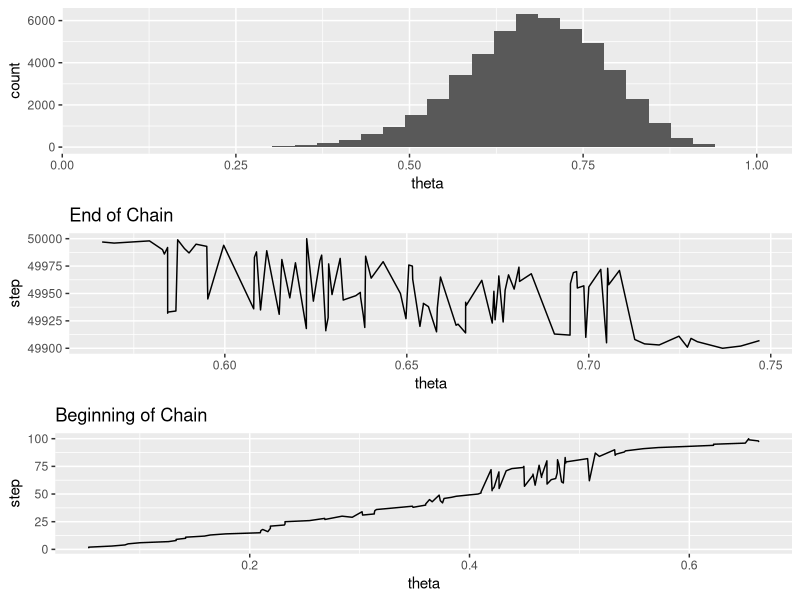

Generate this figure with R: (Note: this script raises an error after producing the figure.)
## ---- chunk 1
library(ggplot2)
library(gridExtra)
## ---- chunk 2
coinMetro = function(iters, sig, z, N) {
    theta = 0.05
    numAccept = 0
    thetaVec = rep(0, iters)
    for (i in 1:iters) {
        delta = rnorm(1, mean = 0, sd = sig)
        propose = theta + delta
        if (propose > 0 & propose < 1) {
            lpropose = dbinom(z, N, propose) * dbeta(propose, 1, 1)
            lcurrent = dbinom(z, N, theta) * dbeta(theta, 1, 1)
            pmove = min(1, lpropose/lcurrent)
            coin = runif(1)
            if (coin < pmove) {
                numAccept = numAccept + 1
                theta = propose
            }
        } 
        thetaVec[i] = theta
    }
    cat("Percent accepted:", numAccept/iters)
    df = data.frame(step=1:50000, theta=thetaVec)
    p1 = ggplot(data = df, aes(x=theta)) + geom_histogram() +
        ggtitle(cat("Proposal Sigma:", sig))
    endChain = df[49900:50000, ]
    beginChain = df[1:100, ]
    p2 = ggplot(data=endChain, aes(x=theta, y=step)) + geom_line() +
        ggtitle("End of Chain")
    p3 = ggplot(data = beginChain, aes(x=theta, y=step)) + geom_line()+
        ggtitle("Beginning of Chain")
    grid.arrange(p1, p2, p3, ncol=1)
}
coinMetro(50000, 0.02, 14, 20)
## ---- chunk 3
#function from - 1 to +1
f = function(x) {
    if (x > 1 || x < -1) {
        return(0)
    } else {
    return(-x^2 + 1)
    }
}
x = seq(-1, 1, 0.001)
plot(x, f(x), type = "l")
## ---- chunk 4
fgraph = function(num, den) {
    xs = seq(0, 5, 0.001)
    ys = df(xs, df1=num, df2 = den)
    data = data.frame(x=xs, y=ys)
    ggplot(data, aes(x=x, y=y)) + geom_line()
}
fgraph(40, 20)
## ---- chunk 5
current = 0.5
results = rep(NA, 10000)
for (i in 1:10000) {
    propose = rf(1, df1 = 40, df2 = 20)
    ratio = f(propose) / f(current)*df(current,df1=40, df2=20)/df(propose,df1=40, df2=20)
    pmove = min(1.0, ratio)
    u = runif(1)
    if (u < pmove) {
        current = propose
    }
    results[i] = current
}
## ---- chunk 6
hist(results)
## ---- chunk 7
p = seq(0, 1, by = 0.001)
likelihoods = dbinom(61, size = 100, prob = p)
plot(p, likelihoods, type = "l")
## ---- chunk 8
like_61 = function(p) {
    -1 * dbinom(61, size = 100, prob = p)
}
optim(par = 0.01, fn = like_61, lower = 0.0, upper = 1.0, method = "Brent")
## ---- chunk 9
library(reshape2)
## ---- chunk 10
betaGraph = function(a0, b0, data) {
    probs = seq(0, 1, 0.001)
    prior = dbeta(probs, a0, b0)
    sigmaX = sum(data)
    N = length(data)
    a1 = a0 + sigmaX
    b1 = b0 + (N - sigmaX)
    posterior = dbeta(probs, a1, b1)
    df = data.frame(prob = probs, prior = prior, posterior = posterior)
    ggplot(df, aes(x = prob)) + geom_line(aes(y=prior, colour="Prior")) + 
       geom_line(aes(y=posterior, colour="Posterior")) +
        scale_colour_manual("", breaks=c("Prior", "Posterior"), values=c("Prior"="blue", "Posterior"="red"))
}
## ---- chunk 11
coins = rbinom(100, 1, 0.8)
betaGraph(100, 100, coins)
